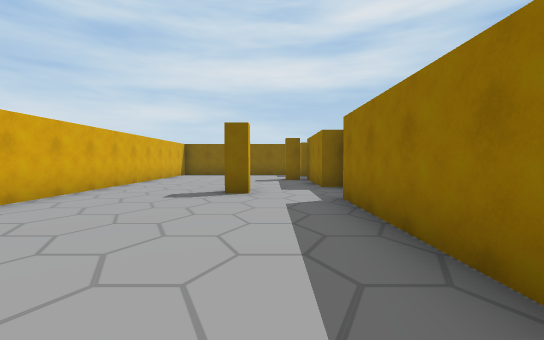
[1] (above)

15 first-person views from a walk through a scene from a Unity 3-D project. The camera is 1.4 m above the floor, tilts 2° down and sees 90° across. The floor is counted in squares, 2 m on a side. Each view is taken from the middle of a square. On the plan, view 1 faces up. The plan holds only what a view shows up to about 9 squares ahead; the rest is blank. The place goes on beyond the plan. Some animated figures are left out.

[2]
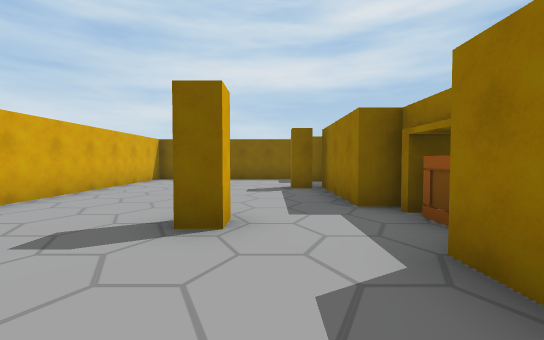

[3]
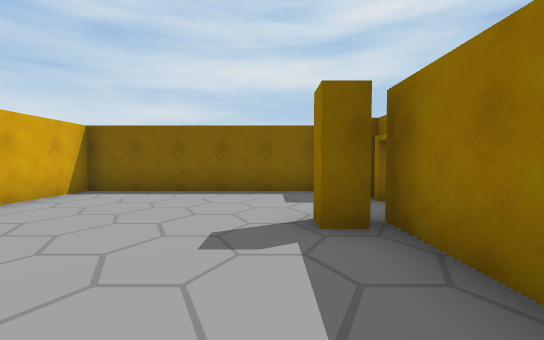

[4]
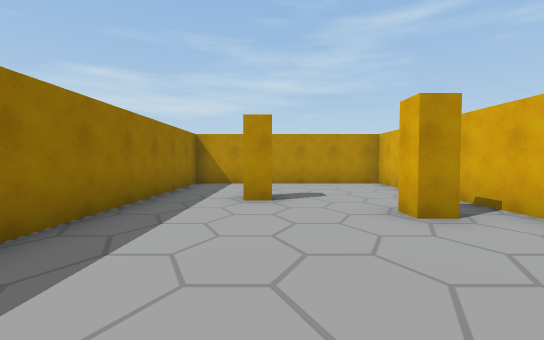

[5]
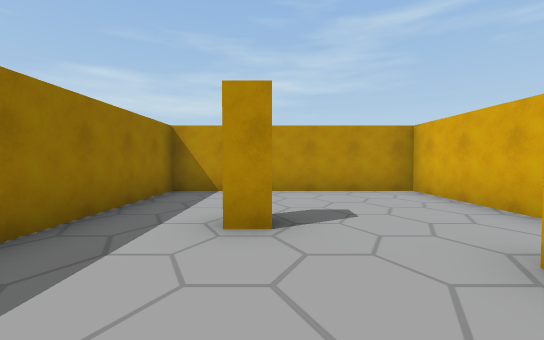

[6]
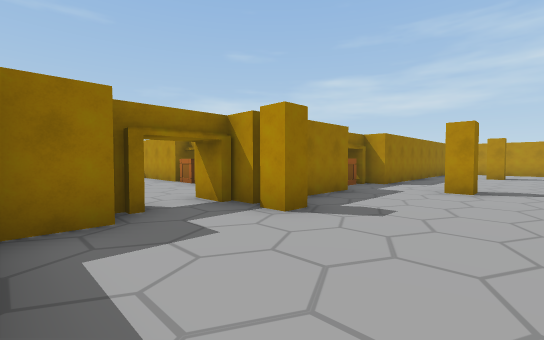

[7]
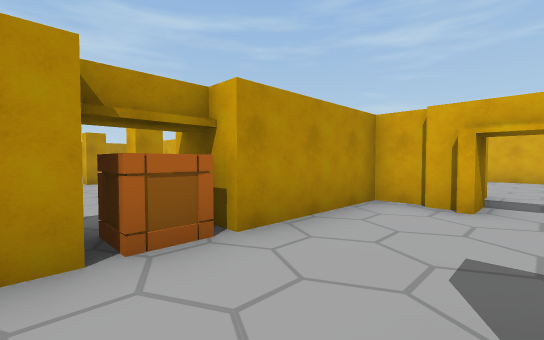

[8]
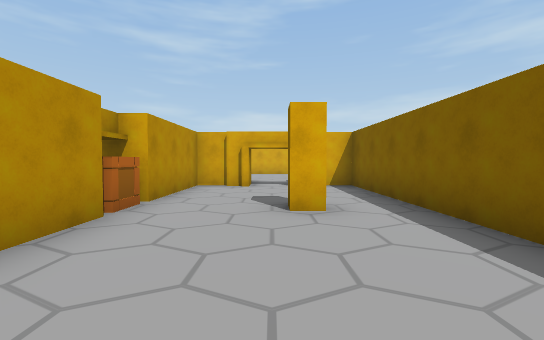

[9]
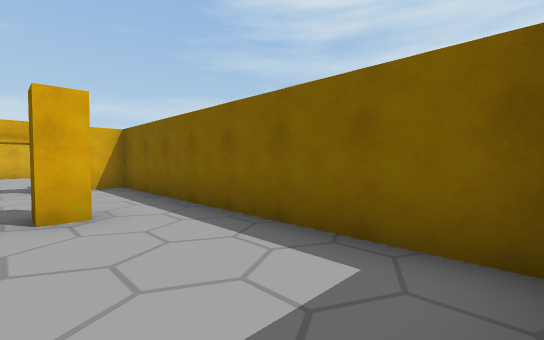

[10]
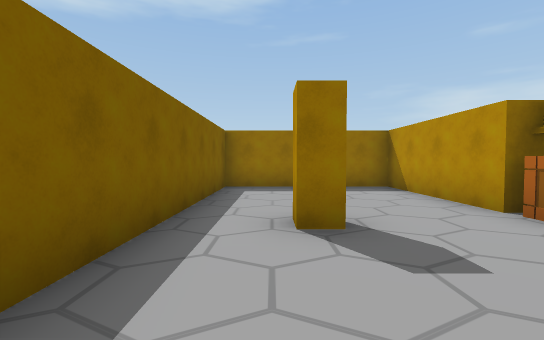

[11]
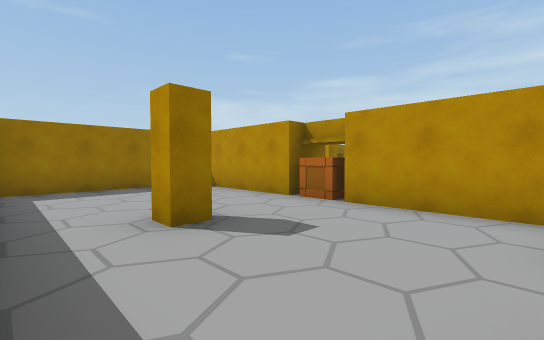

[12]
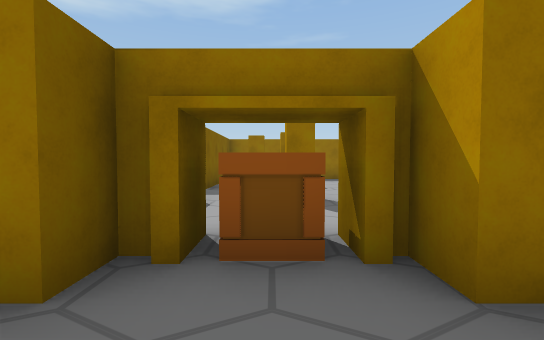

[13]
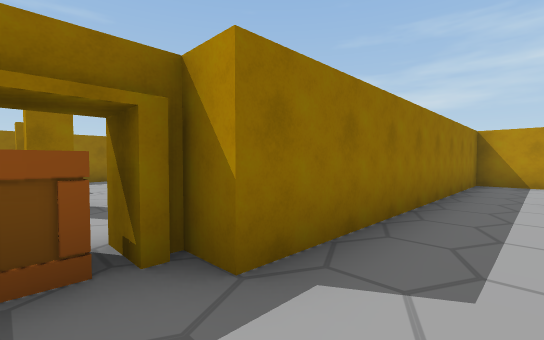

[14]
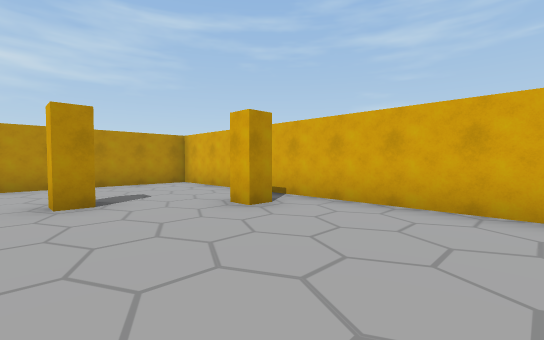

[15]
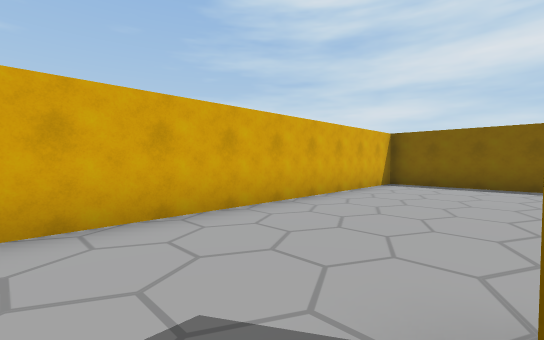

### Floor plan
Ten units are one square. View 1 is at (0, 0); x grows to the right and y downward. Boxes are objects, and circles mark ways between rooms. Rooms are numbered by the first view taken in them; rooms with no view inside come last. Other rooms are left out.
<svg viewBox="-47 -138 155 175">
<path fill="none" stroke="#000" d="M18 -54 26 -54M26 -66 18 -66M14 -101 20 -101M18 -104 28 -104M13 -120 13 -131M10 -133 -42 -133 -42 32 13 32 13 -50 18 -50 18 -71 13 -71 13 -92M66 -76 66 -89 103 -89 103 -133 23 -133 23 -125M25 -102 25 -98M23 -98 23 -89 54 -89 54 -75"/>
<rect x="-35" y="-15" width="10" height="10" fill="#bbb"><title>other object</title></rect>
<rect x="-15" y="-5" width="10" height="10" fill="#bbb"><title>other object</title></rect>
<rect x="-15" y="-65" width="10" height="10" fill="#bbb"><title>other object</title></rect>
<rect x="5" y="-105" width="10" height="10" fill="#bbb"><title>other object</title></rect>
<rect x="15" y="-65" width="20" height="10" fill="#bbb"><title>crate</title></rect>
<rect x="55" y="-95" width="10" height="20" fill="#bbb"><title>crate</title></rect>
<rect x="55" y="-115" width="10" height="10" fill="#bbb"><title>other object</title></rect>
<circle cx="20" cy="-110" r="3" fill="#2a7"/>
<text x="-10" y="-50">1</text>
<text x="60" y="-110">2</text>
</svg>
Room 1 opens to room 2.

Where each view was taken, in squares from view 1:
view 1: 0 up, 0 right, facing up
view 2: 3 up, 0 right, facing up
view 3: 7 up, 0 right, facing up
view 4: 5 up, 1 left, facing down
view 5: 3 up, 1 left, facing down
view 6: 13 up, 2 left, facing down-right
view 7: 11 up, 7 right, facing down-left
view 8: 11 up, 10 right, facing left
view 9: 11 up, 10 right, facing up-left
view 10: 12 up, 3 right, facing right
view 11: 13 up, 3 right, facing down-right
view 12: 6 up, 0 right, facing right
view 13: 6 up, 0 right, facing down-right
view 14: 5 up, 0 right, facing down-left
view 15: 5 up, 1 left, facing up-left
